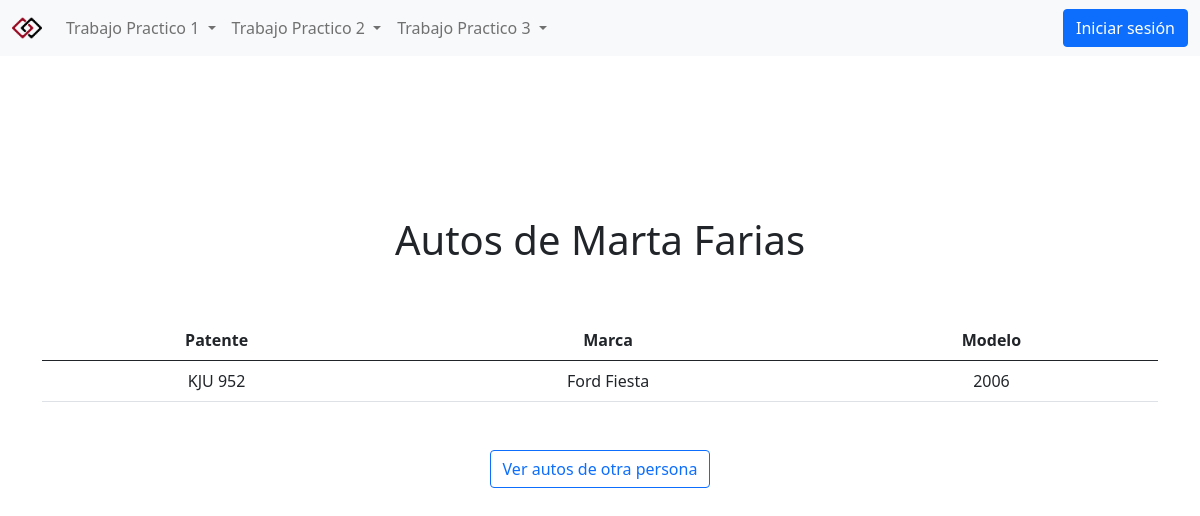
Screenshot of /view/autosPersona.php?dniDuenio=25963874 with the database file from the repository.
### tables this page shows
CREATE TABLE `persona` (
  `nrodni` varchar(10) NOT NULL,
  `apellido` varchar(50) NOT NULL,
  `nombre` varchar(50) NOT NULL,
  `fechanac` date NOT NULL default '0000-00-00',
  `telefono` varchar(20) NOT NULL,
  `domicilio` varchar(200) NOT NULL,
  PRIMARY KEY  (`nrodni`)
);

CREATE TABLE `auto` (
  `patente` varchar(10) NOT NULL,
  `marca` varchar(50) NOT NULL,
  `modelo` int(11) NOT NULL,
  `dniduenio` varchar(10) NOT NULL,
  PRIMARY KEY  (`patente`)
);

### util/funciones.php (called while the page is built, shortened)
<?php
spl_autoload_register(function($clase){
    $directorios = array(
        $GLOBALS['ROOT'].'model/',
        $GLOBALS['ROOT'].'model/connection/',
        $GLOBALS['ROOT'].'controller/',
    );
});

### model/Persona.php (called while the page is built, shortened)
<?php
class Persona {
  private $nrodni;
  private $apellido;
  private $nombre;
  public function __construct() {
    $this->nrodni = "";
    $this->apellido = "";
    $this->nombre = "";
  }
  public function getNroDni() {
    return $this->nrodni;
  }
  public function setNroDni($nrodni) {
    $this->nrodni = $nrodni;
  }
  public function getApellido() {
    return $this->apellido;
  }
  public function setApellido($apellido) {
    $this->apellido = $apellido;
  }
  public function getNombre() {
    return $this->nombre;
  }
  public function setNombre($nombre) {
    $this->nombre = $nombre;
  }
  public function cargar() {
    $resp = false;
    $db = new BaseDatos();
    $sql = "SELECT * FROM persona WHERE nrodni = " . $this->getNroDni();
    if ($db->Iniciar()) {
      if ($db->Ejecutar($sql)) {
        if ($row = $db->Registro()) {
          $datos = [
            'nrodni' => $row['nrodni'],
            'apellido' => $row['apellido'],
            'nombre' => $row['nombre'],
            'fechanac' => $row['fechanac'],
            'telefono' => $row['telefono'],
            'domicilio' => $row['domicilio']
          ];
          $resp = true;
        }
      } else {
        $this->setmensajeoperacion("Persona->listar: " . $db->getError());
      }
    } else {
      $this->setmensajeoperacion("Persona->listar: " . $db->getError());
    }
    return $resp;
  }
}

### model/connection/BaseDatos.php (called while the page is built, shortened)
<?php
class BaseDatos extends PDO {
  private $conec;
  private $indice;
  private $resultado;
  public function __construct() {
    $this->indice = 0;
    try {
      $this->conec = true;
    } catch (PDOException $e) {
      $this->sql = $e->getMessage();
      $this->conec = false;
    }
  }
  public function Iniciar() {
    return $this->getConec();
  }
  public function getConec() {
    return $this->conec;
  }
  public function setSQL($e) {
    return "\n" . $this->sql = $e;
  }
  public function Ejecutar($sql) {
    if (stristr($sql, "select")) {
      $resp =  $this->EjecutarSelect($sql);
    }
    return $resp;
  }
  private function EjecutarSelect($sql) {
    $cant = -1;
    $resultado = parent::query($sql);
    if (!$resultado) {
      $this->analizarDebug();
    } else {
      $arregloResult = $resultado->fetchAll();
      $cant = count($arregloResult);
    }
    return $cant;
  }
  public function Registro() {
    $filaActual = false;
    $indiceActual = $this->getIndice();
    if ($indiceActual >= 0) {
      $filas = $this->getResultado();
      if ($indiceActual < count($filas)) {
        $filaActual =  $filas[$indiceActual];
      } else {
        $this->setIndice(-1);
      }
    }
    return $filaActual;
  }
  private function setIndice($valor) {
    $this->indice = $valor;
  }
  private function getIndice() {
    return $this->indice;
  }
  private function setResultado($valor) {
    $this->resultado = $valor;
  }
  private function getResultado() {
    return $this->resultado;
  }
}

### model/Auto.php (called while the page is built, shortened)
<?php
class Auto {
  private $patente;
  private $marca;
  private $modelo;
  private $objPersona;
  public function __construct() {
    $this->patente = "";
    $this->marca = "";
    $this->modelo = "";
    $this->objPersona = null;
  }
  public function getPatente() {
    return $this->patente;
  }
  public function setPatente($patente) {
    $this->patente = $patente;
  }
  public function getMarca() {
    return $this->marca;
  }
  public function setMarca($marca) {
    $this->marca = $marca;
  }
  public function getModelo() {
    return $this->modelo;
  }
  public function setModelo($modelo) {
    $this->modelo = $modelo;
  }
  public function getObjPersona() {
    return $this->objPersona;
  }
  public function setObjPersona($objPersona) {
    $this->objPersona = $objPersona;
  }
  public static function listar($parametro = "") {
    $arreglo = array();
    $db = new BaseDatos();
    $sql = "SELECT * FROM auto ";
    if ($parametro != "") {
      $sql .= 'WHERE ' . $parametro;
    }
    $res = $db->Ejecutar($sql);
    if ($res > -1) {
      if ($res > 0) {
        while ($row = $db->Registro()) {
          $obj = new Auto();
          $objPersona = new Persona();
          $objPersona->setNroDni($row['dniduenio']);
          $objPersona->cargar();
          $datos = [
            'patente' => $row['patente'],
            'marca' => $row['marca'],
            'modelo' => $row['modelo'],
            'objPersona' => $objPersona
          ];
          $obj->setear($datos);
          array_push($arreglo, $obj);
        }
      }
    }
    return $arreglo;
  }
}

### controller/AbmAuto.php (called while the page is built, shortened)
<?php
class AbmAuto {
  public function buscar($condiciones) {
    $where = " true ";
    if ($condiciones <> NULL) {
      if (isset($condiciones['dniduenio']))
        $where .= " and dniduenio ='" . $condiciones['dniduenio'] . "'";
    }
    $arreglo = Auto::listar($where);
    return $arreglo;
  }
}

### view/autosPersona.php (the view, shortened to what this page needs)
<?php $title = 'Ver Autos';
include_once 'includes/head.php' ?>
<?php include_once 'includes/navbar.php' ?>
<?php
$objAbmAuto = new AbmAuto();
$data['dniduenio'] = $_GET['dniDuenio'];
$listaAutos = $objAbmAuto->buscar($data);
?>
<div class="container text-center mt-20vh">
  <?php if (count($listaAutos) > 0) { ?>
    <h1 class="pb-5">Autos de <?= $listaAutos[0]->getObjPersona()->getNombre() . ' ' . $listaAutos[0]->getObjPersona()->getApellido(); ?></h1>
    <table class="table">
      <thead>
        <tr>
          <th scope="col">Patente</th>
          <th scope="col">Marca</th>
          <th scope="col">Modelo</th>
        </tr>
      </thead>
      <tbody>
        <?php foreach ($listaAutos as $objAuto) { ?>
          <tr>
            <td><?= ($objAuto->getPatente()); ?></td>
            <td><?= ($objAuto->getMarca()); ?></td>
            <td><?= ($objAuto->getModelo()); ?></td>
          </tr>
        <?php } ?>
      </tbody>
    </table>
  <?php } ?>
<div class="text-center mt-5">
  <a class='btn btn-outline-primary' href="listaPersonas.php" role='button'>Ver autos de otra persona</a>
</div>
</div>
<?php include_once 'includes/foot.php' ?>

### view/css/main.css (style rules this page uses)
.mt-20vh { margin-top: 20vh; }

### rows the page displays
persona: nombre "Marta", apellido "Farias"
auto: patente "KJU 952", marca "Ford Fiesta", modelo "2006"
